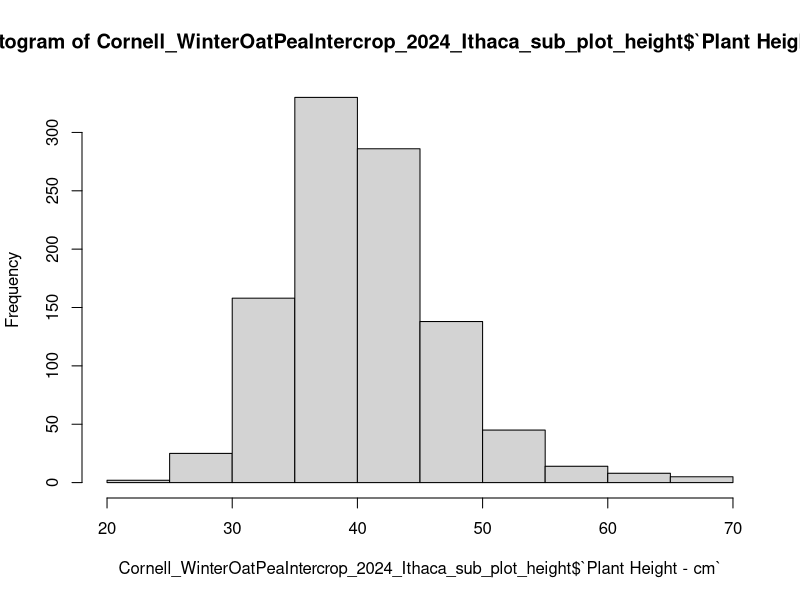

The R source for this figure:



library(readxl)
Cornell_WinterOatPeaIntercrop_2024_Ithaca_sub_plot_height <- read_excel("data/Cornell_WinterOatPeaIntercrop_2024_Ithaca_sub_plot_height.xlsx")



hist(Cornell_WinterOatPeaIntercrop_2024_Ithaca_sub_plot_height$`Plant Height - cm`)




